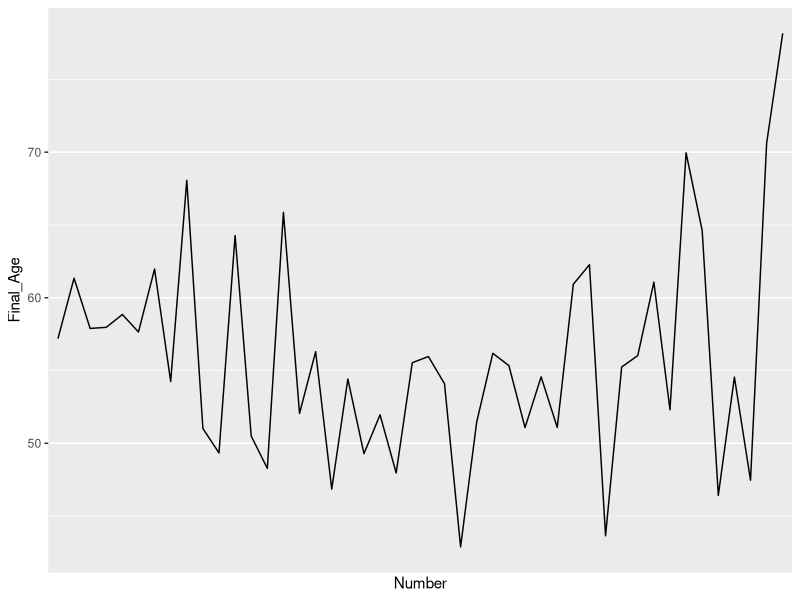

The R source for this figure:
# Libraries ####
library(readxl)
library(tidyverse)

# Sources ####
#Age at inauguration: https://potus.com/presidential-facts/age-at-inauguration/
#Day of inauguration: https://historyinpieces.com/research/presidential-inauguration-dates

# Read and Arrange Data ####
  
# President's Age
presidents <- read_excel("data/presidents.xlsx", sheet = "Sheet1") 
alpha <- colnames(presidents)
alpha[4] <- "Age"
colnames(presidents) <- alpha
presidents <- presidents %>% 
  mutate(AgeOnly = as.numeric(str_extract(Age, "^[:digit:]+")),
         DaysOnly = as.numeric(trimws(str_extract(Age, " [:digit:]++")))/365,
         Final_Age = AgeOnly+DaysOnly) %>% 
  arrange(Number)


# Inauguration Date
inauguration <- read_excel("data/presidents.xlsx", sheet = "Sheet2") 
# str(inauguration)
# inauguration_1 <- inauguration[grepl("/", inauguration$FIRST),]
# inauguration_2 <- inauguration[!grepl("/", inauguration$FIRST),]
# 
# inauguration_1$FIRST <- as.Date(inauguration_1$FIRST, format = '%m/%d/%Y')
# inauguration_2$FIRST <- as.Date(as.numeric(inauguration_2$FIRST), origin = '1899-12-30')
# inauguration_dates <- c(as.Date(inauguration_1$FIRST), as.Date(inauguration_2$FIRST))
# inauguration$FIRST <- as.Date(inauguration_dates)

first_column <- NULL
for(d in 1:length(inauguration$FIRST)){
  first_column[d] <- if(grepl("/", inauguration$FIRST[d])){
    as.Date(inauguration$FIRST[d], format = '%m/%d/%Y')
  } else if(!grepl("/", inauguration$FIRST[d])){
    as.Date(as.numeric(inauguration$FIRST[d]), origin = '1899-12-30')
  } else {
    NA
  }
}
first_column <- as.Date(first_column, origin = '1970-01-01')
inauguration$FIRST <- as.Date(first_column)



second_column <- NULL
for(d in 1:length(inauguration$SECOND)){
  second_column[d] <- if(grepl("/", inauguration$SECOND[d])){
    as.Date(inauguration$SECOND[d], format = '%m/%d/%Y')
  } else if(!grepl("/", inauguration$SECOND[d])){
    as.Date(as.numeric(inauguration$SECOND[d]), origin = '1899-12-30')
  } else {
    NA
  }
}
second_column <- as.Date(second_column, origin = '1970-01-01')
inauguration$SECOND <- as.Date(second_column)

inauguration$THIRD <- as.Date(inauguration$THIRD)
inauguration$FOURTH <- as.Date(inauguration$FOURTH)

# Join the data frames ####
presidents <- left_join(presidents, subset(inauguration, select = -c(PRESIDENT)), by="Number")
presidents$Inauguration_Day <- ifelse(!is.na(presidents$FIRST), 
                                      as.Date(presidents$FIRST), 
                                      as.Date(presidents$SECOND)
                                )
presidents$Inauguration_Day <- as.Date(presidents$Inauguration_Day, origin = '1970-01-01')

# Life Expectancy ####


Presidents_Age <- ggplot(presidents, aes(x = Number, y = Final_Age))+
  geom_line()+
  scale_x_discrete(labels= presidents$President)+
  theme(axis.text.x = element_text(angle = 90))
